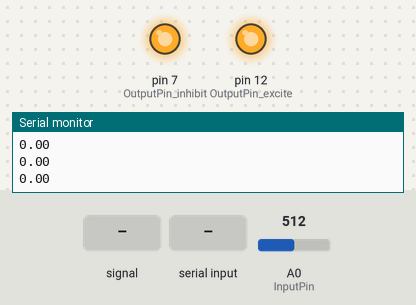
A sketch run on a simulated Arduino Uno, built with avr-gcc and run on an emulated ATmega328P. Parts: output pins drawn as LEDs (lit = HIGH), the last lines printed to the serial monitor. Dashed ring = blinking. The test bench sets the inputs (shaded band); at power-on: A0 (InputPin) = 512.

Above: at 1.2 s.
1.3 s: A0 (InputPin) fed a 200 Hz sine of ±255 counts around its level
At 2.4 s:
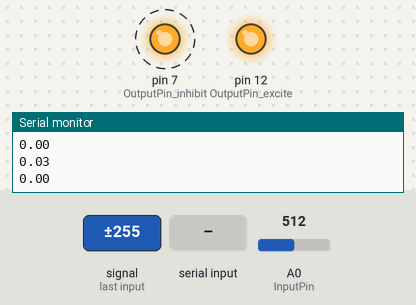
4.3 s: "9\n" received over Serial
At 4.9 s:
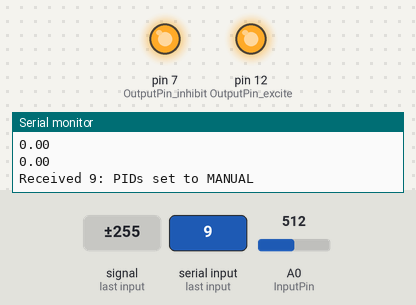
5.8 s: byte 116 ('t') received over Serial
7.3 s: byte 107 ('k') received over Serial
8.8 s: "t90\n" received over Serial
10.3 s: "k90\n" received over Serial
Timing chart, 0 to 12.8 s (numbered marks = the images above; inputs shaded):
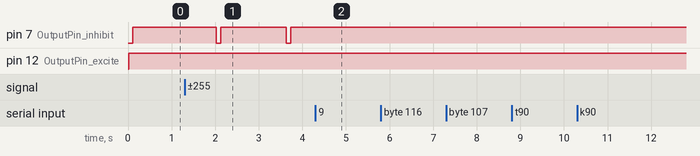

Measured:
- after the input at 1.3 s, pin 7 (OutputPin_inhibit): alternates HIGH for 1.5 s and LOW for 0.10 s, starting after 0.72 s
- after the input at 4.3 s, pin 7 (OutputPin_inhibit): stays HIGH (without the input it goes to LOW after 1.4 s); pin 12 (OutputPin_excite): stays HIGH (without the input it goes to LOW after 1.3 s)

The sketch:

Shun_DAClamp_v3.ino
```cpp
#define Idle 0
#define Photometry 1
#define Control 2

#include <PID_v1.h>

// -----------------------
// Global Flags & Modes
// -----------------------
bool onlineTuningMode = true;   // false = offline mode; true = online tuning mode
bool useKalman = false;         // false = no Kalman filter; true = use Kalman filter
bool startAutomatic = true;     // Set to true for AUTOMATIC startup, false for MANUAL (requires pressing '8')
bool normalizePIDInput = true;  // Divide raw target & input by target

// -----------------------
// Photometry & Baseline Params
// -----------------------
double PhotometryWindow = 5; // in ms
double PIDSampleTime = 0;    // in ms
double PhotometrySum = 0;
double signal = 0;

unsigned long BaselineSumInSecond = 0;
unsigned long BaselineSumInWindow = 0;
int nBaselineSample = 0;
int nBaselineWindow = 0;

// -----------------------
// PID Variables
// -----------------------
double input;            // Filtered dopamine signal (after moving average / Kalman)
double target = 0;           // Desired dopamine level (might be normalized)
double baseline = 0;         // Dopamine baseline
double output_inhibit;     // PID output for inhibition (controls inhibition laser)
double output_excite;    // PID output for excitation (controls excitation laser)
double control_inhibit;    // Final control value for inhibition laser
double control_excite;   // Final control value for excitation laser

// Default PID parameters for inhibition (reverse action) & excitation (direct)
double Kp_inhibit = 10, Ki_inhibit = 15, Kd_inhibit = 100;
double Kp_excite = 10, Ki_excite = 15, Kd_excite = 100;
double minPIDOutput = 0;
double maxPIDOutput = 255;

// -----------------------
// PID Setup (using PID_v1 library)
// -----------------------
PID myPID_inhibit(&input, &output_inhibit, &target, Kp_inhibit, Ki_inhibit, Kd_inhibit, REVERSE);
PID myPID_excite(&input, &output_excite, &target, Kp_excite, Ki_excite, Kd_excite, DIRECT);

// -----------------------
// Pin Definitions
// -----------------------
const byte InputPin = A0;
const byte OutputPin_inhibit = 7;   // Inhibition laser pin
const byte OutputPin_excite = 12;   // Excitation laser pin
const byte TargetPin = 3;          // (Unused in this version)

// -----------------------
// Timing & State Variables
// -----------------------
char SerialInput = '0';
static int state = Idle;
unsigned long Start = 0;
unsigned long End = 0;
unsigned long nSample = 1;
unsigned long lastInput = 0;

// -----------------------
// Kalman Filter Variables & Function
// -----------------------
float Q = 0.022;     // Process noise covariance
float R = 0.617;     // Measurement noise covariance
float P = 1.0;       // Estimation error covariance
float K = 0.0;       // Kalman gain
float X_est = 0.0;   // Filtered value estimate

float kalmanFilter(float measurement) {
  // Predict update
  P = P + Q;
  // Kalman gain
  K = P / (P + R);
  // Update estimate with measurement
  X_est = X_est + K * (measurement - X_est);
  // Update error covariance
  P = (1 - K) * P;
  return X_est;
}

// -----------------------
// Setup
// -----------------------
void setup() {
  Serial.begin(115200);
  pinMode(InputPin, INPUT);
  pinMode(OutputPin_inhibit, OUTPUT);
  pinMode(OutputPin_excite, OUTPUT);
  pinMode(TargetPin, INPUT);

  // Initial sensor read & baseline setup
  signal = analogRead(InputPin);
  // Option: initialize X_est for Kalman with first reading
  X_est = signal;
  state = Idle;

  // Turn PIDs OFF initially (manual mode)
  if (startAutomatic){
    // Start PID immediately if startAutomatic == true
    myPID_inhibit.SetMode(AUTOMATIC);
    myPID_excite.SetMode(AUTOMATIC);
    Start = millis();
    End = 0;
    state = Photometry;
  } else {
    myPID_inhibit.SetMode(MANUAL);
    myPID_excite.SetMode(MANUAL);
  }

  myPID_inhibit.SetOutputLimits(minPIDOutput, maxPIDOutput);
  myPID_excite.SetOutputLimits(minPIDOutput, maxPIDOutput);
  myPID_inhibit.SetSampleTime(PIDSampleTime);
  myPID_excite.SetSampleTime(PIDSampleTime);

  Serial.println("---------------------PhotometryClamp---------------------");
  Serial.println("Toggles: online tuning: 't' | Kalman filter: 'k'");
  Serial.println("Command: start clamping: 8  | Stop clamping: 9");
  Serial.println("---------------------------------------------------------");
}

// -----------------------
// Main Loop
// -----------------------
void loop() {
  // --- Mode Control via Serial Commands ---
  // 't' toggles online tuning mode, 'k' toggles Kalman filter use.
  if (Serial.available() > 0) {
    char inChar = Serial.read();
    if (inChar == 't') {
      onlineTuningMode = !onlineTuningMode;
      Serial.print("Online Tuning Mode: ");
      Serial.println(onlineTuningMode ? "ON" : "OFF");
    }
    else if (inChar == 'k') {
      useKalman = !useKalman;
      Serial.print("Kalman Filter: ");
      Serial.println(useKalman ? "ON" : "OFF");
    }
    // If in online tuning mode, expect a tuning command starting with 'T'
    else if (onlineTuningMode && inChar == 'T') {
      // Expect parameters as comma-separated values:
      // Format: T,<Kp_inhibit>,<Ki_inhibit>,<Kd_inhibit>,<Kp_excite>,<Ki_excite>,<Kd_excite>
      while (!Serial.available()) {} // wait for rest of message
      String paramStr = Serial.readStringUntil('\n');
      // Concatenate with initial 'T' removed.
      paramStr.trim();
      // Parse parameters
      int idx1 = paramStr.indexOf(',');
      int idx2 = paramStr.indexOf(',', idx1+1);
      int idx3 = paramStr.indexOf(',', idx2+1);
      int idx4 = paramStr.indexOf(',', idx3+1);
      int idx5 = paramStr.indexOf(',', idx4+1);
      if (idx1 > 0 && idx2 > idx1 && idx3 > idx2 && idx4 > idx3 && idx5 > idx4) {
        Kp_inhibit   = paramStr.substring(0, idx1).toFloat();
        Ki_inhibit   = paramStr.substring(idx1+1, idx2).toFloat();
        Kd_inhibit   = paramStr.substring(idx2+1, idx3).toFloat();
        Kp_excite  = paramStr.substring(idx3+1, idx4).toFloat();
        Ki_excite  = paramStr.substring(idx4+1, idx5).toFloat();
        Kd_excite  = paramStr.substring(idx5+1).toFloat();

        // Update PID tunings
        myPID_inhibit.SetTunings(Kp_inhibit, Ki_inhibit, Kd_inhibit);
        myPID_excite.SetTunings(Kp_excite, Ki_excite, Kd_excite);

        Serial.println("Online tuning parameters updated:");
        Serial.print("Inhib: Kp=");
        Serial.print(Kp_inhibit); Serial.print(" Ki=");
        Serial.print(Ki_inhibit); Serial.print(" Kd=");
        Serial.println(Kd_inhibit);
        Serial.print("Excite: Kp=");
        Serial.print(Kp_excite); Serial.print(" Ki=");
        Serial.print(Ki_excite); Serial.print(" Kd=");
        Serial.println(Kd_excite);
      }
    }
    // '8' starts control (PID set to AUTOMATIC)
    else if (inChar == '8' && Start == 0) {
      myPID_inhibit.SetMode(AUTOMATIC);
      myPID_excite.SetMode(AUTOMATIC);
      Serial.println("Received 8: PIDs set to AUTOMATIC");
      Start = millis();
      End = 0;
      state = Photometry;
    }
    // '9' stops control (PID set to MANUAL)
    else if (inChar == '9') {
      if (End == 0) {
        myPID_inhibit.SetMode(MANUAL);
        myPID_excite.SetMode(MANUAL);
        Serial.println("Received 9: PIDs set to MANUAL");
        state = Idle;
        digitalWrite(OutputPin_inhibit, HIGH);
        digitalWrite(OutputPin_excite, HIGH);
        End = millis();
      }
    }
  }

  // -----------------------
  // State Machine
  // -----------------------
  switch (state) {
    // Idle state: waiting to start
    case Idle:
      // Nothing to do until command received
      break;

    // Photometry state: process sensor data & calculate moving average and baseline
    case Photometry:
      signal = analogRead(InputPin);
      // Optionally run signal through Kalman filter
      if (useKalman) {
        signal = kalmanFilter(signal);
      }

      if (millis() - Start >= PhotometryWindow) {
        PhotometrySum += signal;
        // Compute moving average from nSample readings
        input = PhotometrySum / nSample;
        PhotometrySum = 0;
        Start = millis();
        state = Control;
        nSample = 1;

        // Calculate baseline (moving average over 1 second)
        BaselineSumInSecond += input;
        nBaselineSample++;
        if (nBaselineSample >= (1000 / PhotometryWindow)) {
          BaselineSumInWindow += (BaselineSumInSecond / nBaselineSample);
          nBaselineSample = 0;
          BaselineSumInSecond = 0;
          nBaselineWindow++;
        }
      } else {
        PhotometrySum += signal;
        nSample++;
      }
      break;

    // Control state: run the PIDs, update target, and output control signals
    case Control:
      // Update target (baseline) every 60 seconds
      if (baseline == 0) {
        baseline = input; // First time: set baseline to current input
      }
      if (nBaselineWindow >= 59) {
        baseline = BaselineSumInWindow / nBaselineWindow;
        BaselineSumInWindow = 0;
        nBaselineWindow = 0;
      }

      // Compute both PIDs
      if (normalizePIDInput){
        input = input / baseline;
        target = 1;
      } else{
        input = input;
        target = baseline;
      }
      myPID_inhibit.Compute();
      myPID_excite.Compute();

      // Determine final control values:
      control_inhibit = 255 - output_inhibit;
      control_excite = 255 - output_excite;

      // Write outputs to respective pins
      analogWrite(OutputPin_inhibit, (int)control_inhibit);
      analogWrite(OutputPin_excite, (int)control_excite);
      // Serial.print("Input:");
      //Serial.println(input);
      // Serial.print("Target:");
      // Serial.println(target);

      // Print error signal (used for online tuning)
      double errorSignal = (target - input);
      double squaredError = errorSignal * errorSignal;
      Serial.println(squaredError);

      //Serial.print("Error: ");
      //Serial.println((target - input) * Kp_inhibit);
      //Serial.print("dInput: ");
      //Serial.println((input - lastInput)*Kd_inhibit / 255);
      // lastInput = input;
      // Serial.print("Output: ");
      // Serial.println(output/255);

      state = Photometry; // Return to photometry for next sample
      break;
  }
}
```
